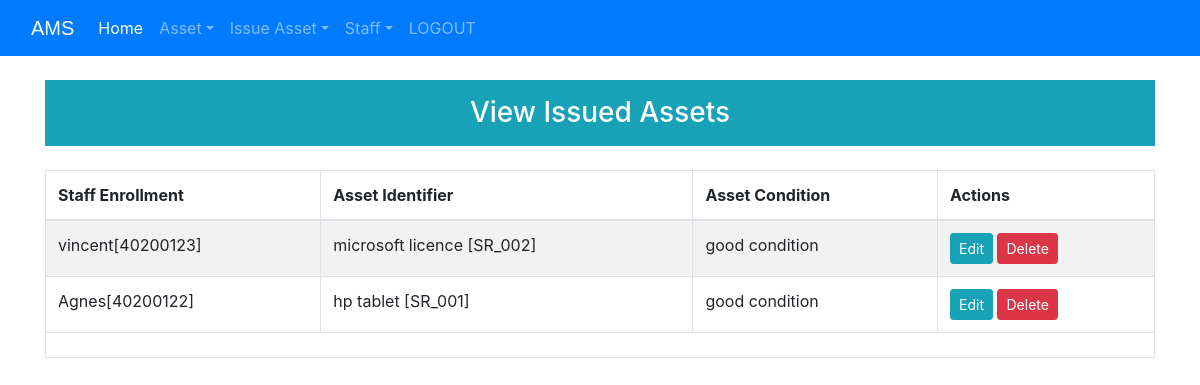
Page /viewissuedasset (signed in) on the committed database.
### Assets/models.py (models this page shows, shortened)
class IssuedAsset(models.Model):
    enrollment = models.ForeignKey(StaffExtra, on_delete=models.CASCADE, default=None)
    identifier = models.ForeignKey(Asset, on_delete=models.CASCADE, default=None)
    condition = models.CharField(max_length=30, choices=Asset.condition_choices, default='other')

class StaffExtra(models.Model):
    user = models.OneToOneField(User, on_delete=models.CASCADE)
    enrollment = models.CharField(max_length=40)
    department = models.CharField(max_length=40)
    def __str__(self):
        return self.user.first_name + '[' + str(self.enrollment) + ']'

class Asset(models.Model):
    category_choices = [
        ('hardware', 'Hardware'),
        ('software', 'Software'),
        ('other', 'Other'),
    ]
    condition_choices = [
        ('good condition', 'Good Condition'),
        ('under maintenance', 'Under Maintenance'),
    ]
    name = models.CharField(max_length=30)
    identifier = models.CharField(max_length=30, unique=True)
    description = models.CharField(max_length=100, blank=True)
    category = models.CharField(max_length=30, choices=category_choices, default='other')
    condition = models.CharField(max_length=30, choices=condition_choices, default='good condition')
    available = models.BooleanField(default=True)
    requested_by = models.ForeignKey(User, null=True, blank=True, on_delete=models.SET_NULL)
    requested_at = models.DateTimeField(auto_now_add=True, null=True, blank=True)
    def __str__(self):
        return f"{self.name} [{self.identifier}]"

### Assets/views.py (the view)
# urls.py: path('viewissuedasset', viewissuedasset, name='viewissuedasset'),
@login_required(login_url='Assets:adminlogin')
@user_passes_test(is_admin)
def viewissuedasset(request):
    issuedassets = IssuedAsset.objects.all()
    form = IssuedAssetForm(request.GET)
    if form.is_valid():
        if form.cleaned_data.get('enrollment'):
            issuedassets = issuedassets.filter(enrollment=form.cleaned_data['enrollment'])
        if form.cleaned_data.get('asset_identifier'):
            issuedassets = issuedassets.filter(identifier=form.cleaned_data['identifier'])
    return render(request, 'Assets/viewissuedasset.html', {'issuedassets': issuedassets})

### Assets/views.py (called while the page is built)
def is_admin(user):
    return user.groups.filter(name='ADMIN').exists() or user.is_staff

### Assets/templates/assets/viewissuedasset.html (shortened to what this page needs)
<!DOCTYPE html>
<html lang="en">
<head>
    <link rel="stylesheet" href="https://stackpath.bootstrapcdn.com/bootstrap/4.3.1/css/bootstrap.min.css">
</head>
<body>
    {% include "assets/navbaradmin.html" %}
    <div class="container mt-5">
        <h3 class="p-3 mb-2 bg-info text-white" style="text-align:center;">View Issued Assets</h3>
        <div class="mt-4">
            <table class="table table-hover table-condensed table-striped table-bordered">
                <thead>
                    <tr>
                        <th>Staff Enrollment</th>
                        <th>Asset Identifier</th>
                        <th>Asset Condition</th>
                        <th>Actions</th>
                    </tr>
                </thead>
                <tfoot>
                    <tr>
                        <td colspan="5">
                        </td>
                    </tr>
                </tfoot>
                <tbody>
                    {% for issuedasset in issuedassets %}
                        <tr>
                            <td>{{ issuedasset.enrollment }}</td>
                            <td>{{ issuedasset.identifier }}</td>
                            <td>{{ issuedasset.condition }}</td>
                            <td>
                                <a href="{% url 'Assets:edit_issued_asset' issuedasset.id %}" class="btn btn-info btn-sm">Edit</a>
                                <a href="{% url 'Assets:delete_issued_asset' issuedasset.id %}" class="btn btn-danger btn-sm">Delete</a>
                            </td>
                        </tr>
                    {% endfor %}
                </tbody>
            </table>
        </div>
    </div>
</body>
</html>

### rows in the picture
IssuedAsset: enrollment "vincent[40200123]", identifier "microsoft licence [SR_002]", condition "good condition"
IssuedAsset: enrollment "Agnes[40200122]", identifier "hp tablet [SR_001]", condition "good condition"
